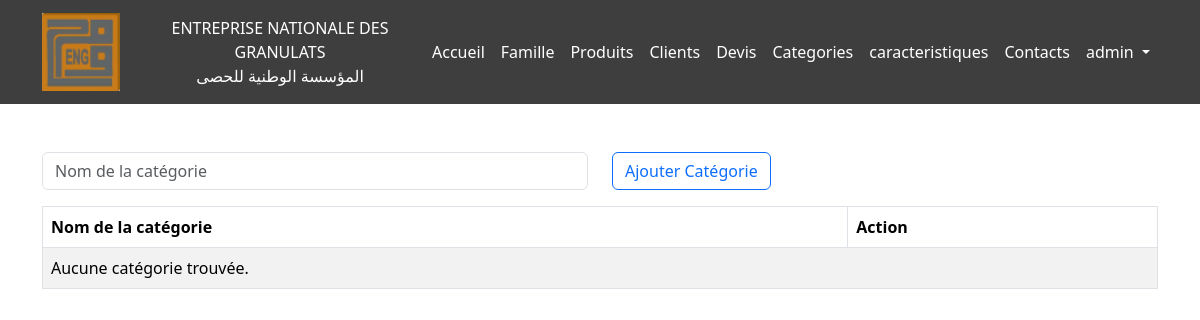
The app's page /admin/categories/index.php (signed in), older data.
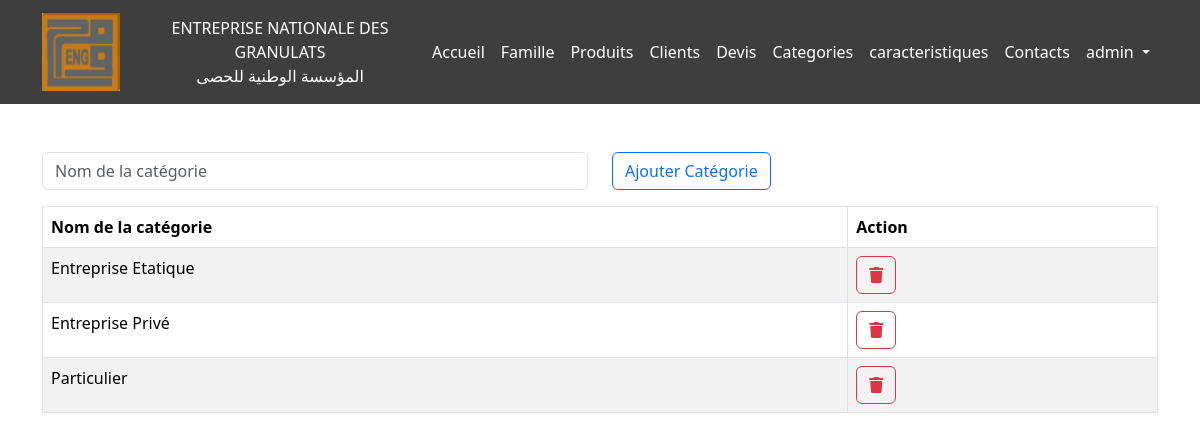
The same page, newer data.
### tables this page shows
CREATE TABLE `categories` (
  `id` int(11) NOT NULL,
  `nom_cat` varchar(255) NOT NULL
);

### admin/categories/index.php (the view, shortened to what this page needs)
<?php
include '../layouts/navbar.php';
include '../../config/bdd.php';
$sql = "SELECT * FROM categories";
$result = $conn->query($sql);
?>
<div class="container mt-5 ms-auto">
    <form action="" method="post">
        <div class="row d-flex align-items-center">
            <div class="col-6"><input type="text" class="form-control" name="nom_cat" id="" placeholder="Nom de la catégorie"></div>
            <div class="col-2"><input type="submit" class="btn btn-outline-primary" value="Ajouter Catégorie"></div>
        </div>
    </form>
    <table class="table mt-3 table-bordered table-striped">
        <thead>
            <th>Nom de la catégorie</th>
            <th>Action</th>
        </thead>
        <tbody>
            <?php
            if ($result->num_rows > 0) {
                while ($row = $result->fetch_assoc()) {
                    echo "<tr>";
                    echo "<td>" . $row['nom_cat'] . "</td>";
                    echo "<td>
                            <a href='?delete=" . $row['id'] . "' class='btn btn-outline-danger'>
                                <i class='fa fa-trash'></i>
                            </a>
                        </td>";
                    echo "</tr>";
                }
            } else {
                echo "<tr><td colspan='2'>Aucune catégorie trouvée.</td></tr>";
            }
            ?>
        </tbody>
    </table>
</div>
<?php include("../layouts/footer.php"); ?>

Row changes from the older to the newer data that the page shows:
added categories: nom_cat "Entreprise Etatique"
added categories: nom_cat "Entreprise Privé"
added categories: nom_cat "Particulier"
Text that changed along with them:
text no longer shown: "Aucune catégorie trouvée."
